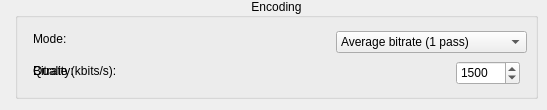
      <widget class="QWidget" name="TheoraTab">
       <attribute name="title">
        <string>Theora</string>
       </attribute>
       <widget class="QGroupBox" name="EncodeTheoraGB">
        <property name="geometry">
         <rect>
          <x>15</x>
          <y>-2</y>
          <width>523</width>
          <height>101</height>
         </rect>
        </property>
        <property name="title">
         <string>Encoding</string>
        </property>
        <property name="alignment">
         <set>Qt::AlignCenter</set>
        </property>
        <widget class="QLabel" name="QualityLabel">
         <property name="geometry">
          <rect>
           <x>18</x>
           <y>61</y>
           <width>61</width>
           <height>23</height>
          </rect>
         </property>
         <property name="text">
          <string>Quality:</string>
         </property>
        </widget>
        <widget class="QSpinBox" name="QualityNUD">
         <property name="geometry">
          <rect>
           <x>462</x>
           <y>63</y>
           <width>43</width>
           <height>24</height>
          </rect>
         </property>
         <property name="focusPolicy">
          <enum>Qt::NoFocus</enum>
         </property>
         <property name="toolTip">
          <string>Sets the constant quality value for encoding.</string>
         </property>
         <property name="maximum">
          <number>10</number>
         </property>
         <property name="value">
          <number>6</number>
         </property>
        </widget>
        <widget class="QLabel" name="EncodeModeTLabel">
         <property name="geometry">
          <rect>
           <x>18</x>
           <y>33</y>
           <width>38</width>
           <height>16</height>
          </rect>
         </property>
         <property name="text">
          <string>Mode:</string>
         </property>
        </widget>
        <widget class="QComboBox" name="EncodeModeTDD">
         <property name="geometry">
          <rect>
           <x>321</x>
           <y>33</y>
           <width>191</width>
           <height>22</height>
          </rect>
         </property>
         <property name="focusPolicy">
          <enum>Qt::NoFocus</enum>
         </property>
         <property name="toolTip">
          <string>The encoding mode to use.</string>
         </property>
         <item>
          <property name="text">
           <string>Average bitrate (1 pass)</string>
          </property>
         </item>
         <item>
          <property name="text">
           <string>Constant Quality (1 pass)</string>
          </property>
         </item>
        </widget>
        <widget class="QLabel" name="BitrateThLabel">
         <property name="geometry">
          <rect>
           <x>18</x>
           <y>65</y>
           <width>111</width>
           <height>16</height>
          </rect>
         </property>
         <property name="text">
          <string>Bitrate (kbits/s):</string>
         </property>
        </widget>
        <widget class="QSpinBox" name="BitrateThNUD">
         <property name="geometry">
          <rect>
           <x>441</x>
           <y>63</y>
           <width>64</width>
           <height>24</height>
          </rect>
         </property>
         <property name="focusPolicy">
          <enum>Qt::WheelFocus</enum>
         </property>
         <property name="toolTip">
          <string>The bitrate for encoding.</string>
         </property>
         <property name="minimum">
          <number>500</number>
         </property>
         <property name="maximum">
          <number>60000</number>
         </property>
         <property name="value">
          <number>1500</number>
         </property>
        </widget>
       </widget>
      </widget>
